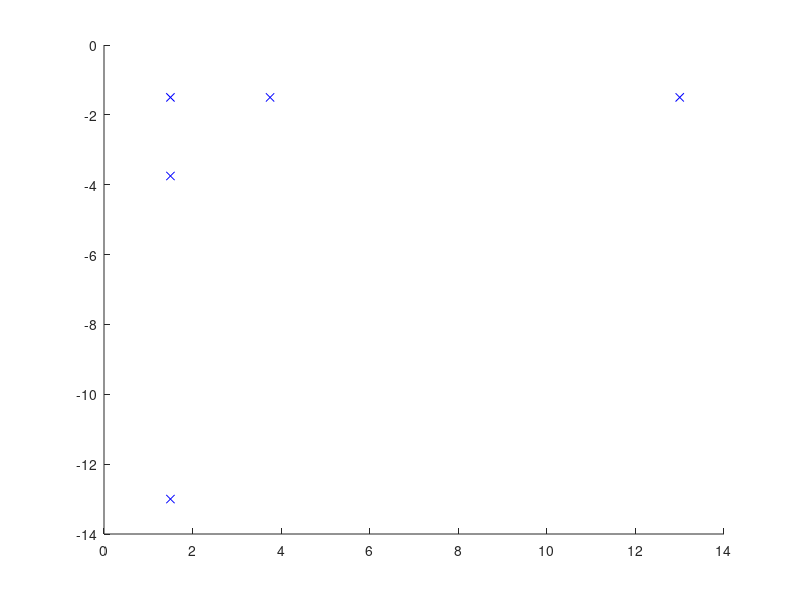

The MATLAB script that drew this image: (Note: this script raises an error after producing the figure.)
%% ME C231A Project: Urban Driving
% Main execution file
% Group

function [curve_x, curve_y, v , curve_psi ] = Path_Generation()
%% Dimensions (all sizes in meters)
lane_width = 3;
lane_length = 10;

car_width = .7;
car_length = 1.5;

turn_radius = 5.56;

%% Path generation
% points for a right hand turn
travel = 5;
% shorthand vars
lw = lane_width;
ll = lane_length;
waypoints = [[lw/2; -ll-lw], [lw/2;  -lw-car_length/2], [lw/2; -lw/2], [lw + car_length/2; -lw/2], [lw+ll;  -lw/2]];

li_pts = 10; % number of straight line interpolation points
x_path = [linspace(waypoints(1,1),waypoints(1,2),li_pts), waypoints(1,3), linspace(waypoints(1,4), waypoints(1,5),li_pts)];
y_path = [linspace(waypoints(2,1),waypoints(2,2),li_pts), waypoints(2,3), linspace(waypoints(2,4), waypoints(2,5),li_pts)];
x_path = [x_path(1) x_path x_path(end)]; % repeat endpoints to work around midpoint spline interpolation, cuts ends short o.w.
y_path = [y_path(1) y_path y_path(end)];

hold on
% plot waypoints
plot(waypoints(1,:), waypoints(2,:), 'xb');

% midpoint spline interpolation
curve_values = spcrv([x_path; y_path]);
plot(curve_values(1,:),curve_values(2,:),'r','LineWidth',1.5);

legend({'Waypoints' 'Fitted Spline Curve'},  'location','SE');
hold off

%% State Reference Generation

curve.x = curve_values(1,:);
curve.y = curve_values(2,:);

% Precompute heading angles and distances along curve
curve.psi = [0];
curve.dist = [0];
for i = 2:length(curve.x)
    dx = curve.x(i) - curve.x(i-1);
    dy = curve.y(i) - curve.y(i-1);
    curve.psi(i) = atan2(dy, dx);
    curve.dist(i) = curve.dist(i-1) + sqrt(dx^2 + dy^2);
end
curve.psi(1) = curve.psi(2); % assume the same angle for first and second steps

% Enforce even spacing of all points on reference curve
new_dist = linspace(curve.dist(1), curve.dist(end), length(curve.dist));
new_x = interp1(curve.dist, curve.x, new_dist);
new_y = interp1(curve.dist, curve.y, new_dist);
new_psi = interp1(curve.dist, curve.psi, new_dist);
curve = struct('dist', new_dist, 'x', new_x, 'y', new_y, 'psi', new_psi);
% Add interpolation functions to curve struct
curve.interp_x = @(dist) interp1(curve.dist, curve.x, dist);
curve.interp_y = @(dist) interp1(curve.dist, curve.y, dist);
curve.interp_psi = @(dist) interp1(curve.dist, curve.psi, dist);

% Problem parameters
% Assuming constant v for now
v = 4.5; % m/s (~10 mph)
dt = 0.2;
N = 6;

curve_psi = curve.psi;
v = v*ones(1,length(curve_psi)); 
curve_x = curve.x;
curve_y = curve.y;
end


